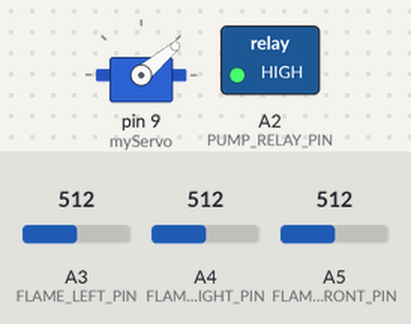
Recording of a sketch running on a simulated Arduino Uno, built with avr-gcc and run on an emulated ATmega328P. Shown: servo, switched loads named in the sketch (green lamp = pin HIGH). The test bench sets the inputs (shaded band); at power-on: A5 (FLAME_FRONT_PIN) = 512, A3 (FLAME_LEFT_PIN) = 512, A4 (FLAME_RIGHT_PIN) = 512. What the sketch prints to the serial monitor is not drawn.

Above: at 1.4 s.
1.5 s: A5 (FLAME_FRONT_PIN) set to 876
3.5 s: A5 (FLAME_FRONT_PIN) set to 900
At 5.0 s:
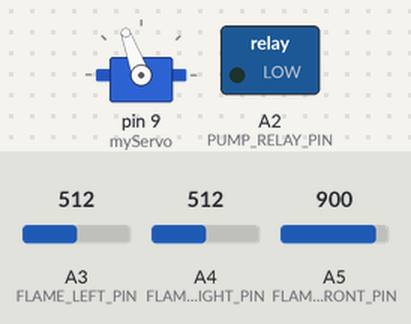
5.4 s: A5 (FLAME_FRONT_PIN) set to 716
At 6.8 s:
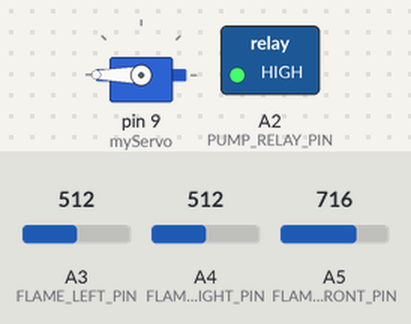
8.7 s: A5 (FLAME_FRONT_PIN) set to 1023
At 9.4 s:
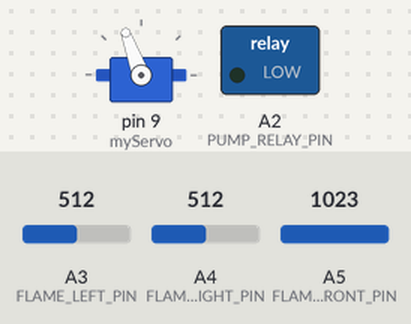
Timing chart, 0 to 11.4 s (numbered marks = the images above; inputs shaded):
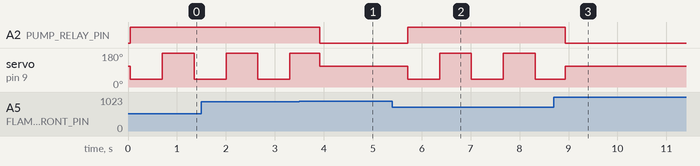

The sketch:

servo+relay+flame.ino
```cpp
#include <Servo.h>

// === PIN Flame Sensor ===
#define FLAME_LEFT_PIN   A3
#define FLAME_FRONT_PIN  A5
#define FLAME_RIGHT_PIN  A4

// === Relay Pompa ===
#define PUMP_RELAY_PIN   A2 // Gunakan NO relay, aktif saat HIGH

// === Thresholds ===
#define API_TERPANTAU      1014  // Tidak ada api jika semua > ini
#define API_MENDEKATI       950  // Ada api di kejauhan jika < 950
#define API_DEPAN_DEKAT     890  // Api sangat dekat jika < 890 (pas di depan)

// === Servo Position ===
const int SERVO_KANAN = 40;
const int SERVO_KIRI  = 180;
const int SERVO_DEPAN = 110;

Servo myServo;
bool keKanan = true;

void setup() {
  Serial.begin(9600);

  pinMode(FLAME_LEFT_PIN, INPUT);
  pinMode(FLAME_FRONT_PIN, INPUT);
  pinMode(FLAME_RIGHT_PIN, INPUT);
  pinMode(PUMP_RELAY_PIN, OUTPUT);

  digitalWrite(PUMP_RELAY_PIN, LOW); // Pompa mati di awal
  myServo.attach(9);
  myServo.write(SERVO_DEPAN);
}

void loop() {
  int flameLeft  = analogRead(FLAME_LEFT_PIN);
  int flameFront = analogRead(FLAME_FRONT_PIN);
  int flameRight = analogRead(FLAME_RIGHT_PIN);

  Serial.print("Left: ");
  Serial.print(flameLeft);
  Serial.print(" | Front: ");
  Serial.print(flameFront);
  Serial.print(" | Right: ");
  Serial.println(flameRight);

  // === Tidak ada api sama sekali ===
  if (flameLeft > API_TERPANTAU && flameFront > API_TERPANTAU && flameRight > API_TERPANTAU) {
    Serial.println("✅ Tidak ada api terdeteksi → Servo diam, Pompa mati");
    myServo.write(SERVO_DEPAN);
    digitalWrite(PUMP_RELAY_PIN, LOW);
  }

  // === Api tepat di depan dan sangat dekat ===
  else if (flameFront < API_DEPAN_DEKAT) {
    Serial.println("🔥 Api tepat di depan dan dekat! → Pompa aktif, servo gerak kiri-kanan");

    digitalWrite(PUMP_RELAY_PIN, HIGH);

    // Gerak kiri-kanan bergantian
    if (keKanan) {
      myServo.write(SERVO_KANAN);
    } else {
      myServo.write(SERVO_KIRI);
    }
    keKanan = !keKanan;
    delay(300); // delay pendek untuk ayunan
  }

  // === Api mulai terdeteksi di kanan atau kiri, tapi belum tepat di depan ===
  else {
    Serial.println("🚩 Api mulai terdeteksi → Mendekati api");
    digitalWrite(PUMP_RELAY_PIN, LOW);
    myServo.write(SERVO_DEPAN); // Tetap hadap depan
  }

  Serial.println("-------------------------------");
  delay(300);
}
```

Measured:
- the behaviour switches between 889 and 890 on A5 (FLAME_FRONT_PIN) (found by bisection; images 0 and 1)
- after the input at 3.5 s, A2 (PUMP_RELAY_PIN): HIGH → LOW after 0.42 s
- after the input at 5.4 s, A2 (PUMP_RELAY_PIN): LOW → HIGH after 0.32 s; servo on pin 9 (myServo): alternates 180° for 0.65 s and 40° for 0.65 s, starting after 0.32 s
- after the input at 8.7 s, A2 (PUMP_RELAY_PIN): HIGH → LOW after 0.24 s
